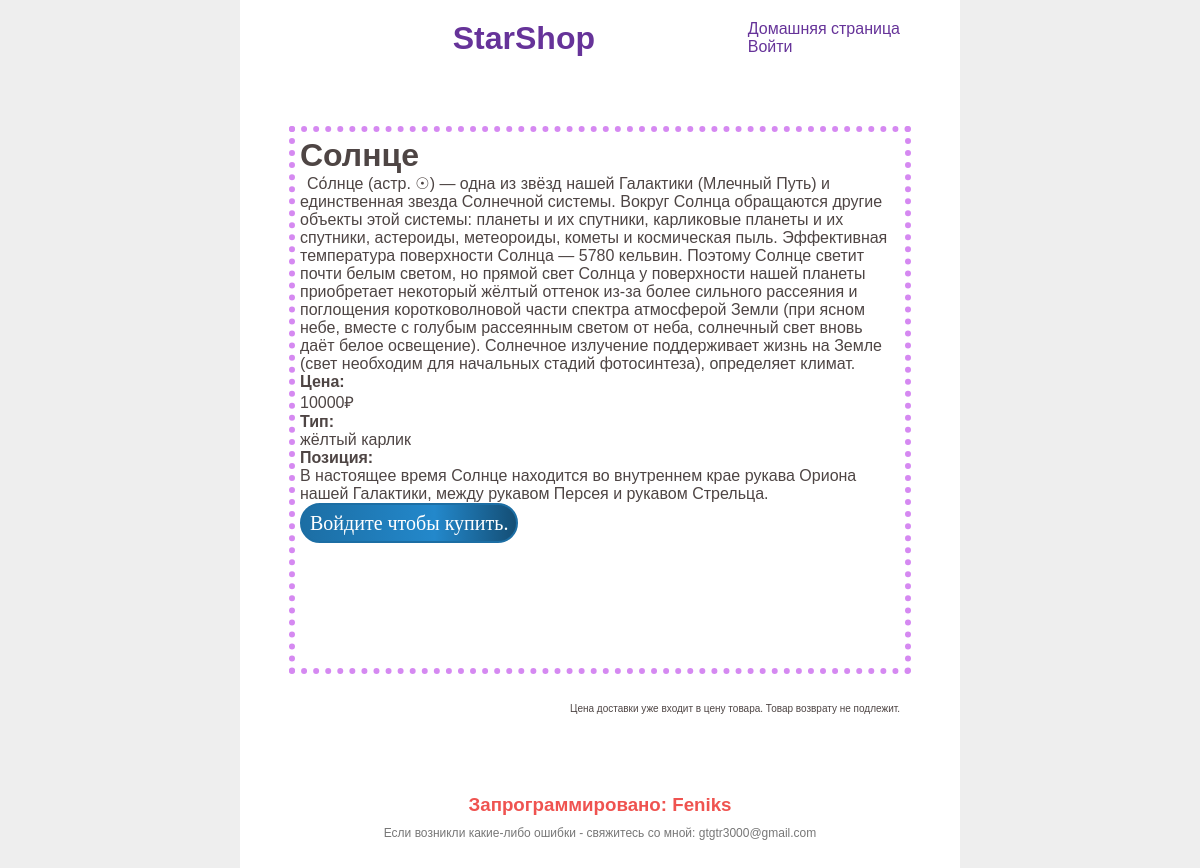
Page /home/1/ on the earlier database version.
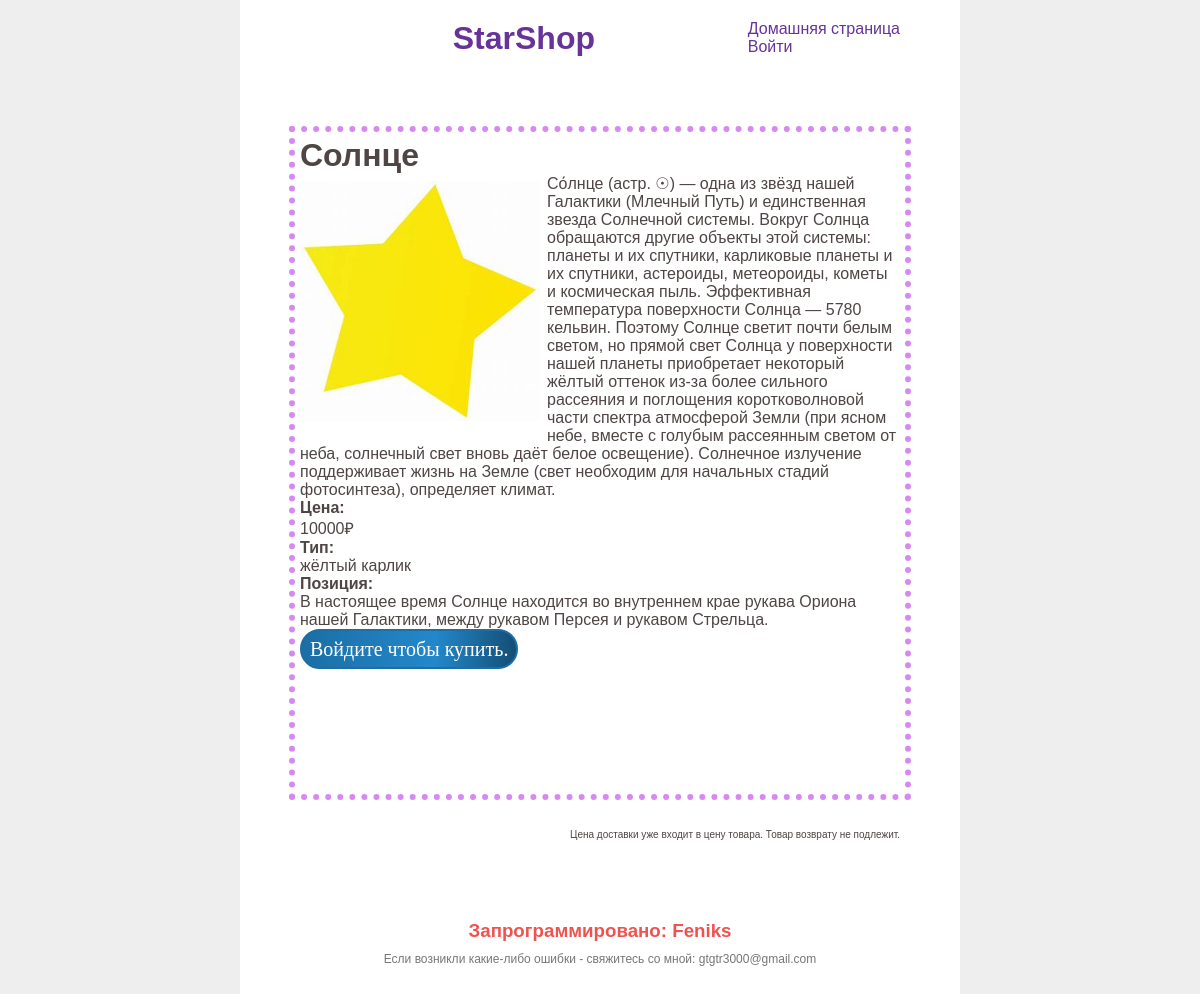
Same page on the later database version.
### showcase/models.py (models this page shows)
class Star(models.Model):
    star_name = models.CharField(max_length=200)
    star_description = models.TextField()
    star_image = models.ImageField(upload_to='showcase/static')
    star_cost = models.BigIntegerField()
    star_type = models.CharField(max_length=200)
    star_position = models.CharField(max_length=200)
    def name(self):
        return str(self.star_name)
    def description(self):
        return str(self.star_description)
    def img(self):
        return str(self.star_image).split('/')[-1]
    def cost(self):
        return self.star_cost
    def stype(self):
        return self.star_type
    def spos(self):
        return self.star_position

### showcase/views.py (the view)
# urls.py: path('<int:star_id>/', views.show_product),
def show_product(request, star_id):
    obj = get_object_or_404(Star, id=star_id)
    data = {
        "star": obj,
    }
    return render(request, 'showcase/product.html', data)

### templates/showcase/product.html (shortened to what this page needs)
{% extends "../base.html" %}
{% load static %}
{% block content %}
    <div class = "single_product">
        <h1>{{ star.name }}</h1>
        <p>
            <img src = "{% static star.img %}" alt = "">
            {{ star.description }}
        </p>
        <h4>Цена:</h4>
        <p>{{ star.cost }}&#8381;</p>
        <h4>Тип:</h4>
        <p>{{ star.stype }}</p>
        <h4>Позиция:</h4>
        <p>{{ star.spos }}</p>
        {% if user.is_authenticated %}
            <a href = "/home/buy?id={{ star.id }}">
                <button type = "button">
                    Купить макет.
                </button>
            </a>
        {% else %}
            <a href = "{% url 'login' %}?next={{ request.path }}">
                <button type = "button">
                    Войдите чтобы купить.
                </button>
            </a>
        {% endif %}
    </div>
    <p class = "small">
        Цена доставки уже входит в цену товара.
        Товар возврату не подлежит.
    </p>
{% endblock %}

Differences in the rows shown:
changed Star "Солнце": star_image: picture added
